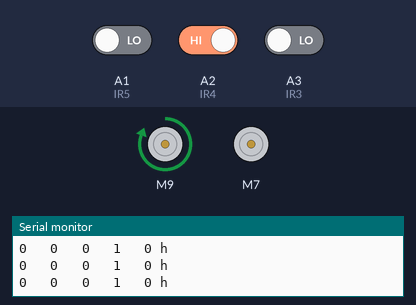
Recording of a sketch running on a simulated Arduino Nano, built with avr-gcc and run on an emulated ATmega328P. On the bench: 2 × DC motor (green arrow = forward, orange = backward, longer = faster), the last lines printed to the serial monitor. The inputs (shaded band) are chosen by the test bench; at power-on: A3 (IR3) LOW, A2 (IR4) HIGH, A1 (IR5) LOW.

Above: at 1.2 s.
1.3 s: A3 (IR3) driven HIGH
At 1.8 s:
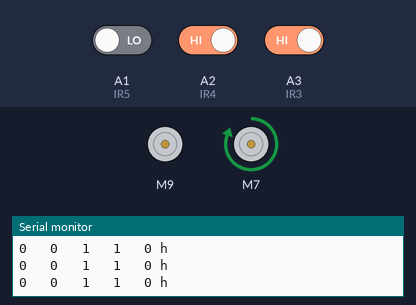
2.8 s: A3 (IR3) driven LOW
At 3.3 s:
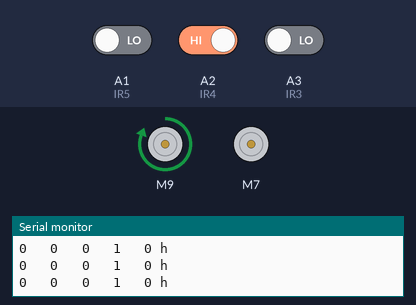
4.3 s: A2 (IR4) driven LOW
At 5.2 s:
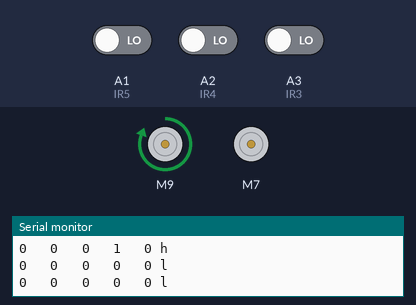
6.3 s: A2 (IR4) driven HIGH
Timing chart, 0 to 9.3 s (numbered marks = the images above; inputs shaded):
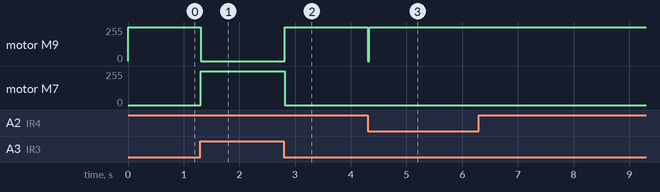

Measured:
- after the input at 1.3 s, motor M9: forward 255/255 → stopped at once; motor M7: stopped → forward 255/255 at once
- after the input at 2.8 s, motor M9: stopped → forward 255/255 at once; motor M7: forward 255/255 → stopped at once
- after the input at 4.3 s, motor M9: forward 255/255 → stopped at once, → forward 255/255 0.02 s later

The sketch:

line_follow_working.ino
```cpp
#include <SparkFun_TB6612.h>

#define PWMA 5
#define AIN2 6
#define AIN1 7
#define STBY 8
#define BIN1 9//motor
#define BIN2 10
#define PWMB 11
int colour = 1;

const int offsetA = 1;
const int offsetB = 1;

Motor motorRight = Motor(AIN1, AIN2, PWMA, offsetA, STBY);
Motor motorLeft = Motor(BIN1, BIN2, PWMB, offsetB, STBY);

int IR1 = A7;//left sensor                                                          //pin
int IR2 = A6;
int IR3 = A3;                                                          //pin
int IR4 = A2;
int IR5 = A1;//right sensor

void setup()
{ Serial.begin(9600);
}


void loop()
{
  if (digitalRead(IR4) ==0) {
    brake(motorLeft, motorRight);
    Serial.print(digitalRead(IR1));
    Serial.print("   ");
    Serial.print(digitalRead(IR2));
    Serial.print("   ");
    Serial.print(digitalRead(IR3));
    Serial.print("   ");
    Serial.print(digitalRead(IR4));
    Serial.print("   ");
    Serial.print(digitalRead(IR5));
    Serial.println(" l ");
   // delay(5000);
    motorLeft.drive(255, 500);
  }
  else {
    linefollow();
    Serial.print(digitalRead(IR1));
    Serial.print("   ");
    Serial.print(digitalRead(IR2));
    Serial.print("   ");
    Serial.print(digitalRead(IR3));
    Serial.print("   ");
    Serial.print(digitalRead(IR4));
    Serial.print("   ");
    Serial.print(digitalRead(IR5));
    Serial.println(" h ");

  }
}
void linefollow() {
  if ( (digitalRead(IR3)) ==1) {
    turnLeft(255);
  }
  else if ( (digitalRead(IR3)) ==0) {
    turnRight(255);
  }
}
void turnLeft(int S) {                                                 //void motor
  motorLeft.drive((0), 1);
  motorRight.drive(S, 1);
  //left(motor1, motor2, S);
}
void turnRight(int S) {

  motorLeft.drive(S, 1);
  motorRight.drive((0), 1);
  //right(motor1, motor2, S);
}
```
